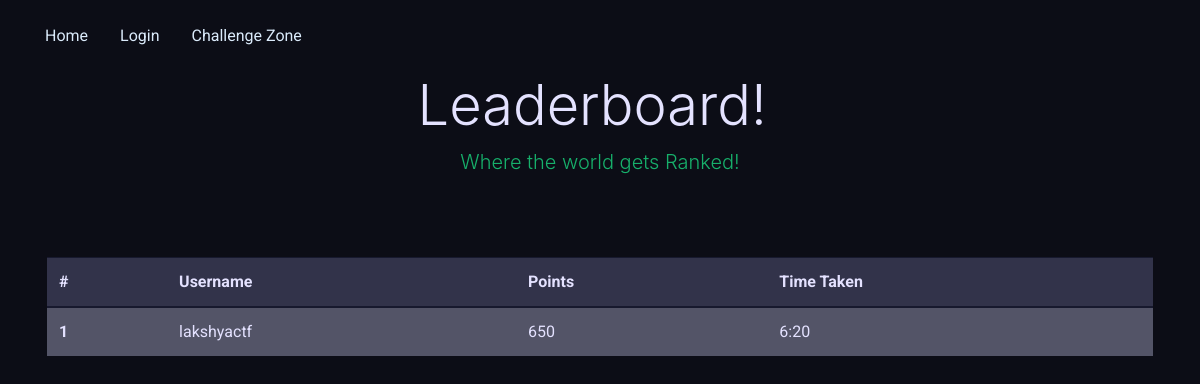
The app's page /leaderboard/ (signed in) with its own data.
### app/models.py (models this page shows, shortened)
class Team(AbstractUser):
	email1 = models.EmailField()
	email2 = models.EmailField()
	phone1 = models.IntegerField(default=0)
	phone2 = models.IntegerField(default=0)
	points = models.IntegerField(default=0)
	category = models.CharField(max_length=2,choices=CATEGORY_CHOICE,default=JUNIOR)
	timeRequired = models.FloatField(default=0)
	played = models.BooleanField(default=False)
	def convert(self):
		return '{}:{}'.format(int(self.timeRequired//60),int(self.timeRequired%60))

### app/views.py (the view)
# urls.py: url(r'^leaderboard/',views.leaderboard),
@login_required(login_url='/login/')
@gzip_page
def leaderboard(request):
	teams = Team.objects.filter(category=request.user.category).exclude(timeRequired=0.0).order_by('-points','timeRequired')[:10]
	leaderboard = list()
	for rank,team in zip(range(1,len(teams)+1),teams):
		leaderboard.append((rank,team))
	return render(request,'app/leaderboard.html',{'leaderboard':leaderboard})

### app/templates/app/leaderboard.html (shortened to what this page needs)
<!DOCTYPE html>
<html lang="en">
   <head>
      {% load static %}
      <link rel="stylesheet" href="https://use.fontawesome.com/releases/v5.6.3/css/all.css">
      <link rel="stylesheet" href="{% static 'app/css/bootstrap4-neon-glow.min.css' %}">
      <link rel="stylesheet" href="{% static 'app/css/main.css' %}">
      <link rel='stylesheet' href='https://cdn.jsdelivr.net/font-hack/2.020/css/hack.min.css'>
      <link rel="stylesheet" href="{% static 'app/css/flipclock.css' %}">
   </head>
   <body>
      <div class="navbar-dark text-white">
         <div class="container">
            <nav class="navbar px-0 navbar-expand-lg navbar-dark">
               <div class="collapse navbar-collapse" id="navbarNavAltMarkup">
                  <div class="navbar-nav">
                     <a href="/" class="pl-md-0 p-3 text-light">Home</a>
                     <a href="/login" class="p-3 text-decoration-none text-light">Login</a>
                     <a href="/quest" class="p-3 text-decoration-none text-light active">Challenge Zone</a>
                  </div>
               </div>
            </nav>
         </div>
      </div>
      <h1 class="display-2" style="text-align: center">Leaderboard!<span class="vim-caret">͏͏&nbsp;</span></h1>
      <div class="lead mb-3 text-mono text-success" style="text-align: center">
         Where the world gets Ranked!
      </div>
      <div class="jumbotron bg-transparent mb-0 radius-0">
         <div class="container">
            <div class="row">
               <div class="col-xl-12">
                  <table class="table table-hover table-dark">
                     <thead>
                        <tr class="bg-dark">
                           <th>#</th>
                           <th>Username</th>
                           <th>Points</th>
                           <th>Time Taken</th>
                        </tr>
                     </thead>
                     {% for rank,team in leaderboard %}
                     <tbody>
                        <tr>
                           <th scope="row">{{ rank }}</th>
                           <td>{{ team.username }} </td>
                           <td>{{ team.points }}</td>
                           <td>{{ team.convert }}</td>
                        </tr>
                     </tbody>
                     {% endfor %}
                  </table>
               </div>
            </div>
         </div>
      </div>
   </body>
</html>

### app/static/app/css/main.css (style rules this page uses)
.navbar-nav { width: 100%; }

### records on screen
Team: rank "1", username "lakshyactf", points "650", convert "6:20"
